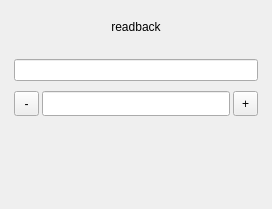
<?xml version="1.0" encoding="UTF-8"?>
<ui version="4.0">
 <class>Form</class>
 <widget class="QWidget" name="Form">
  <property name="geometry">
   <rect>
    <x>0</x>
    <y>0</y>
    <width>272</width>
    <height>209</height>
   </rect>
  </property>
  <property name="minimumSize">
   <size>
    <width>0</width>
    <height>0</height>
   </size>
  </property>
  <property name="windowTitle">
   <string>Form</string>
  </property>
  <property name="styleSheet">
   <string notr="true"/>
  </property>
  <layout class="QVBoxLayout" name="verticalLayout_2" stretch="0">
   <property name="spacing">
    <number>10</number>
   </property>
   <property name="leftMargin">
    <number>5</number>
   </property>
   <property name="topMargin">
    <number>5</number>
   </property>
   <property name="rightMargin">
    <number>5</number>
   </property>
   <property name="bottomMargin">
    <number>5</number>
   </property>
   <item>
    <widget class="QFrame" name="motion_frame">
     <property name="frameShape">
      <enum>QFrame::Box</enum>
     </property>
     <property name="lineWidth">
      <number>0</number>
     </property>
     <layout class="QHBoxLayout" name="set_layout" stretch="0">
      <property name="spacing">
       <number>5</number>
      </property>
      <item>
       <layout class="QVBoxLayout" name="value_layout" stretch="1,0,0,1,0,0">
        <property name="spacing">
         <number>10</number>
        </property>
        <item>
         <widget class="PyDMLabel" name="readback">
          <property name="sizePolicy">
           <sizepolicy hsizetype="Preferred" vsizetype="Fixed">
            <horstretch>0</horstretch>
            <verstretch>0</verstretch>
           </sizepolicy>
          </property>
          <property name="minimumSize">
           <size>
            <width>0</width>
            <height>25</height>
           </size>
          </property>
          <property name="toolTip">
           <string/>
          </property>
          <property name="whatsThis">
           <string/>
          </property>
          <property name="styleSheet">
           <string notr="true"/>
          </property>
          <property name="text">
           <string>readback</string>
          </property>
          <property name="alignment">
           <set>Qt::AlignCenter</set>
          </property>
          <property name="showUnits" stdset="0">
           <bool>true</bool>
          </property>
         </widget>
        </item>
        <item>
         <widget class="PyDMLineEdit" name="user_setpoint">
          <property name="maximumSize">
           <size>
            <width>0</width>
            <height>0</height>
           </size>
          </property>
          <property name="toolTip">
           <string/>
          </property>
         </widget>
        </item>
        <item>
         <widget class="PyDMLineEdit" name="setpoint">
          <property name="toolTip">
           <string/>
          </property>
         </widget>
        </item>
        <item>
         <layout class="QHBoxLayout" name="tweak_layout" stretch="0,1,0">
          <property name="spacing">
           <number>3</number>
          </property>
          <property name="topMargin">
           <number>0</number>
          </property>
          <property name="bottomMargin">
           <number>0</number>
          </property>
          <item>
           <widget class="QToolButton" name="tweak_negative">
            <property name="minimumSize">
             <size>
              <width>25</width>
              <height>25</height>
             </size>
            </property>
            <property name="text">
             <string>-</string>
            </property>
           </widget>
          </item>
          <item>
           <widget class="QLineEdit" name="tweak_value">
            <property name="minimumSize">
             <size>
              <width>60</width>
              <height>25</height>
             </size>
            </property>
            <property name="alignment">
             <set>Qt::AlignCenter</set>
            </property>
           </widget>
          </item>
          <item>
           <widget class="QToolButton" name="tweak_positive">
            <property name="minimumSize">
             <size>
              <width>25</width>
              <height>25</height>
             </size>
            </property>
            <property name="text">
             <string>+</string>
            </property>
           </widget>
          </item>
         </layout>
        </item>
        <item>
         <widget class="QLabel" name="status_label">
          <property name="text">
           <string/>
          </property>
          <property name="wordWrap">
           <bool>true</bool>
          </property>
         </widget>
        </item>
        <item>
         <spacer name="verticalSpacer_2">
          <property name="orientation">
           <enum>Qt::Orientation::Vertical</enum>
          </property>
          <property name="sizeHint" stdset="0">
           <size>
            <width>20</width>
            <height>40</height>
           </size>
          </property>
         </spacer>
        </item>
       </layout>
      </item>
     </layout>
    </widget>
   </item>
  </layout>
 </widget>
 <customwidgets>
  <customwidget>
   <class>PyDMLabel</class>
   <extends>QLabel</extends>
   <header>pydm.widgets.label</header>
  </customwidget>
  <customwidget>
   <class>PyDMLineEdit</class>
   <extends>QLineEdit</extends>
   <header>pydm.widgets.line_edit</header>
  </customwidget>
 </customwidgets>
 <resources/>
 <connections/>
</ui>
